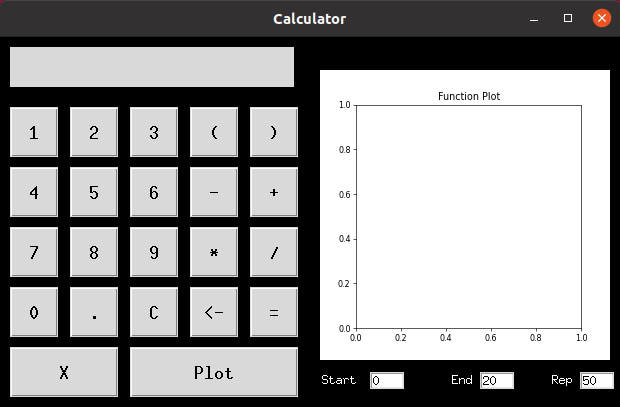

Write the Python code that produced this figure.
#Import libraries
from tkinter import *
import matplotlib.pyplot as plt
from matplotlib.backends.backend_tkagg import FigureCanvasTkAgg
from pandas import DataFrame

#Start Screen
root=Tk()
root.title("Calculator")

#Start function for identify buttons
def setValue(id):
    translate = {11:'(',12:')',21:'-',22:'+',41:'.',51:'X',61:'*',62:'/'}
    if Value.get() == "Plotted":
        Value.set("")
    if id>=0 and id<=9:
        Value.set(Value.get()+str(id))
    if (id>=11 and id<=22) or (id==41) or (id==51) or (id>=61 and id<=62):
        Value.set(Value.get()+str(translate[id]))
    if id == 31:
        strVal = Value.get()
        Value.set(strVal[0:-1])
    if id == 32:
        if 'x' in Value.get():
            Value.set("Error")
        else:
            Value.set(eval(Value.get()))
    if id == 42:
        Value.set("")
    if id == 52:
        definition = ChangeEnt.get()
        startP = StartEnt.get()
        endP = EndEnt.get()
        f = lambda X: eval(Value.get())
        xdat = []
        for n in range(definition+1):
            xdat.append(startP+n*(endP-startP)/definition)
        ydat = []
        for i in xdat:
            ydat.append(f(i))
        data = {'X': xdat,
                'Y': ydat
                }
        plt.cla()
        df = DataFrame(data,columns=['X','Y'])
        df = df[['X','Y']].groupby('X').sum()
        ax.clear()
        df.plot(kind='line', legend=True, ax=ax, color='r',marker='o', fontsize=10)
        line = FigureCanvasTkAgg(figure, Principal)
        line.get_tk_widget().place(x=7*Small+5*Big,y=2*Small+0.25*Big)
        Value.set("Plotted")

#Stetic Variables
Small = 10
Big = 50
TotalY = Small*7 + Big*6
TotalX = Small*6 + Big*5
Bsize = (Big-(Big%15))/15
Bsize = 2

#Frame of Calculator
Principal = Frame(root, bg='black', width=TotalX*2, height=TotalY)
Principal.pack()

#Global Variables
Value = StringVar()
Value.set("")
StartEnt = IntVar()
StartEnt.set(0)
EndEnt = IntVar()
EndEnt.set(20)
ChangeEnt = IntVar()
ChangeEnt.set(50)

#Calculator Screen
T = Label(Principal,textvariable=Value,font="Helvetica 15 bold",width=Bsize*14,height=Bsize)
T.place(x=1*Small+0*Big,y=1*Small+0*Big)

#Calculator Buttons
B1 = Button(Principal,text="1",font="Helvetica 15 bold",width=Bsize,height=Bsize,command=lambda:setValue(1))
B1.place(x=1*Small+0*Big,y=2*Small+1*Big)
B2 = Button(Principal,text="2",font="Helvetica 15 bold",width=Bsize,height=Bsize,command=lambda:setValue(2))
B2.place(x=2*Small+1*Big,y=2*Small+1*Big)
B3 = Button(Principal,text="3",font="Helvetica 15 bold",width=Bsize,height=Bsize,command=lambda:setValue(3))
B3.place(x=3*Small+2*Big,y=2*Small+1*Big)
BCO = Button(Principal,text="(",font="Helvetica 15 bold",width=Bsize,height=Bsize,command=lambda:setValue(11))
BCO.place(x=4*Small+3*Big,y=2*Small+1*Big)
BCC = Button(Principal,text=")",font="Helvetica 15 bold",width=Bsize,height=Bsize,command=lambda:setValue(12))
BCC.place(x=5*Small+4*Big,y=2*Small+1*Big)

B4 = Button(Principal,text="4",font="Helvetica 15 bold",width=Bsize,height=Bsize,command=lambda:setValue(4))
B4.place(x=1*Small+0*Big,y=3*Small+2*Big)
B5 = Button(Principal,text="5",font="Helvetica 15 bold",width=Bsize,height=Bsize,command=lambda:setValue(5))
B5.place(x=2*Small+1*Big,y=3*Small+2*Big)
B6 = Button(Principal,text="6",font="Helvetica 15 bold",width=Bsize,height=Bsize,command=lambda:setValue(6))
B6.place(x=3*Small+2*Big,y=3*Small+2*Big)
BM = Button(Principal,text="-",font="Helvetica 15 bold",width=Bsize,height=Bsize,command=lambda:setValue(21))
BM.place(x=4*Small+3*Big,y=3*Small+2*Big)
BP = Button(Principal,text="+",font="Helvetica 15 bold",width=Bsize,height=Bsize,command=lambda:setValue(22))
BP.place(x=5*Small+4*Big,y=3*Small+2*Big)

B7 = Button(Principal,text="7",font="Helvetica 15 bold",width=Bsize,height=Bsize,command=lambda:setValue(7))
B7.place(x=1*Small+0*Big,y=4*Small+3*Big)
B8 = Button(Principal,text="8",font="Helvetica 15 bold",width=Bsize,height=Bsize,command=lambda:setValue(8))
B8.place(x=2*Small+1*Big,y=4*Small+3*Big)
B9 = Button(Principal,text="9",font="Helvetica 15 bold",width=Bsize,height=Bsize,command=lambda:setValue(9))
B9.place(x=3*Small+2*Big,y=4*Small+3*Big)
BDel = Button(Principal,text="*",font="Helvetica 15 bold",width=Bsize,height=Bsize,command=lambda:setValue(61))
BDel.place(x=4*Small+3*Big,y=4*Small+3*Big)
BE = Button(Principal,text="/",font="Helvetica 15 bold",width=Bsize,height=Bsize,command=lambda:setValue(62))
BE.place(x=5*Small+4*Big,y=4*Small+3*Big)

B0 = Button(Principal,text="0",font="Helvetica 15 bold",width=Bsize,height=Bsize,command=lambda:setValue(0))
B0.place(x=1*Small+0*Big,y=5*Small+4*Big)
BD = Button(Principal,text=".",font="Helvetica 15 bold",width=Bsize,height=Bsize,command=lambda:setValue(41))
BD.place(x=2*Small+1*Big,y=5*Small+4*Big)
BC = Button(Principal,text="C",font="Helvetica 15 bold",width=Bsize,height=Bsize,command=lambda:setValue(42))
BC.place(x=3*Small+2*Big,y=5*Small+4*Big)
BDel = Button(Principal,text="<-",font="Helvetica 15 bold",width=Bsize,height=Bsize,command=lambda:setValue(31))
BDel.place(x=4*Small+3*Big,y=5*Small+4*Big)
BE = Button(Principal,text="=",font="Helvetica 15 bold",width=Bsize,height=Bsize,command=lambda:setValue(32))
BE.place(x=5*Small+4*Big,y=5*Small+4*Big)

BX = Button(Principal,text="X",font="Helvetica 15 bold",width=Bsize*4,height=Bsize,command=lambda:setValue(51))
BX.place(x=1*Small+0*Big,y=6*Small+5*Big)
BXP = Button(Principal,text="Plot",font="Helvetica 15 bold",width=Bsize*7,height=Bsize,command=lambda:setValue(52))
BXP.place(x=3*Small+2*Big,y=6*Small+5*Big)

#Figure for plot function
figure = plt.Figure(figsize=(5,5), dpi=(Small*4 + Big*5)/5)
ax = figure.add_subplot(111)
line = FigureCanvasTkAgg(figure, Principal)
line.get_tk_widget().place(x=7*Small+5*Big,y=2*Small+0.25*Big)
ax.set_title('Function Plot')

#Set parameters for plot
Label(Principal,text="Start",font="Helvetica 10 bold",fg="#FFF",bg="#000",justify='left').place(x=7*Small+5*Big,y=6*Small+5.5*Big)
EntStart = Entry(Principal,font="Helvetica 10 bold",width=4,textvariable=StartEnt)
EntStart.place(x=12*Small+5*Big,y=6*Small+5.5*Big)#7
Label(Principal,text="End",font="Helvetica 10 bold",fg="#FFF",bg="#000",justify='left').place(x=10*Small+7*Big,y=6*Small+5.5*Big)
EntEnd = Entry(Principal,font="Helvetica 10 bold",width=4,textvariable=EndEnt)
EntEnd.place(x=13*Small+7*Big,y=6*Small+5.5*Big)
Label(Principal,text="Rep",font="Helvetica 10 bold",fg="#FFF",bg="#000",justify='left').place(x=10*Small+9*Big,y=6*Small+5.5*Big)
EntStep = Entry(Principal,font="Helvetica 10 bold",width=4,textvariable=ChangeEnt)
EntStep.place(x=13*Small+9*Big,y=6*Small+5.5*Big)

#Define loop for root
root.mainloop()
